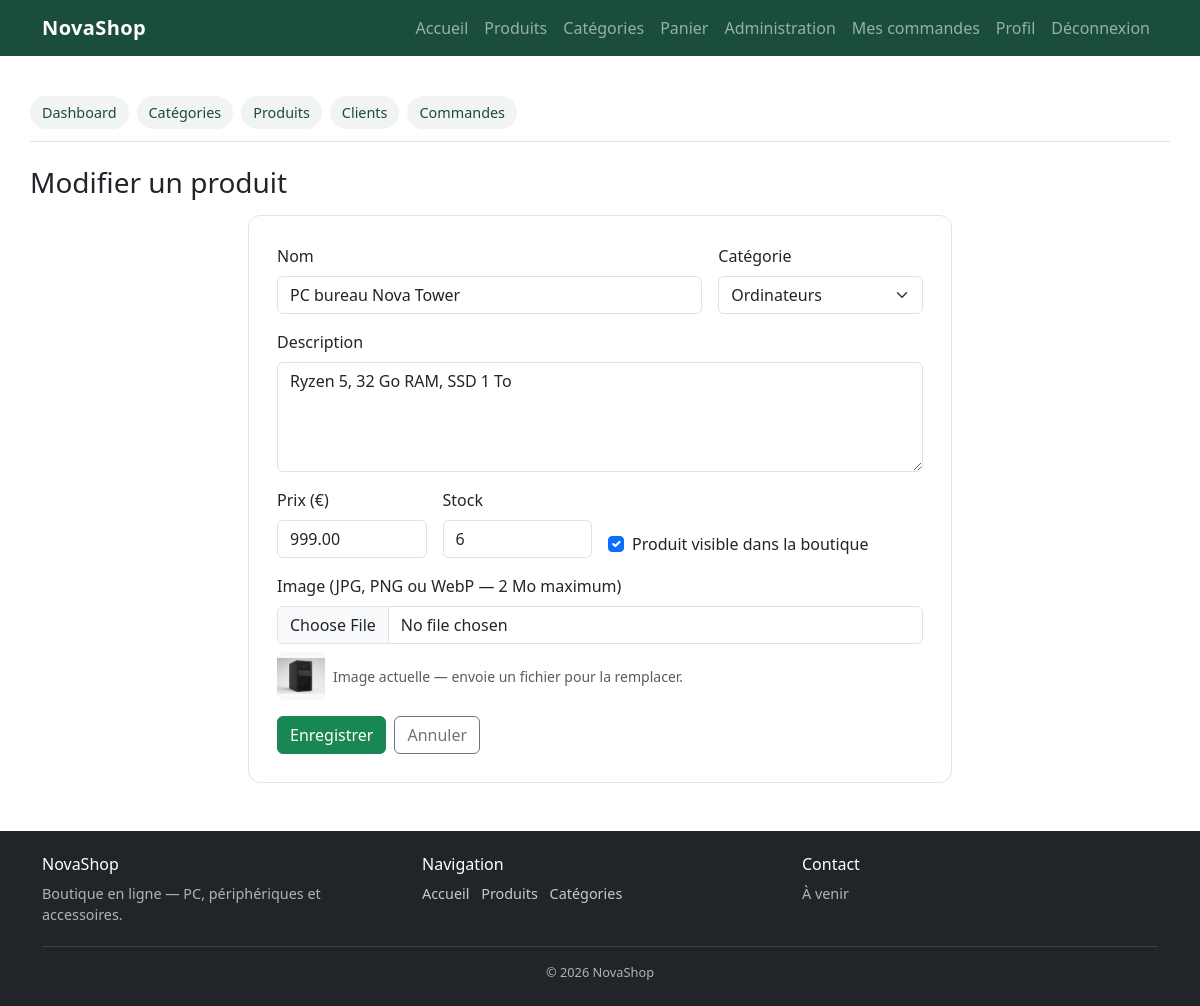
The page /admin/produit-form.php?id=2 (signed in) on the database its author committed.
### tables this page shows
CREATE TABLE products (
    id INT UNSIGNED AUTO_INCREMENT PRIMARY KEY,
    category_id INT UNSIGNED NOT NULL,
    nom VARCHAR(150) NOT NULL,
    description TEXT,
    prix DECIMAL(10, 2) NOT NULL,
    stock INT UNSIGNED NOT NULL DEFAULT 0,
    image VARCHAR(255) DEFAULT NULL,
    actif TINYINT(1) NOT NULL DEFAULT 1,
    CONSTRAINT fk_products_category
        FOREIGN KEY (category_id) REFERENCES categories(id)
        ON UPDATE CASCADE
        ON DELETE RESTRICT
);

CREATE TABLE categories (
    id INT UNSIGNED AUTO_INCREMENT PRIMARY KEY,
    nom VARCHAR(100) NOT NULL,
    description VARCHAR(255) DEFAULT NULL
);

### includes/functions.php (called while the page is built, shortened)
<?php
function e(?string $value): string
{
    return htmlspecialchars($value ?? '', ENT_QUOTES, 'UTF-8');
}

### includes/catalogue.php (called while the page is built, shortened)
<?php
function imageProduit(array $produit): ?string
{
    $image = trim((string) ($produit['image'] ?? ''));
    return $image === '' ? null : BASE_URL . '/public/img/' . $image;
}

### admin/produit-form.php (the view, shortened to what this page needs)
<?php
require_once __DIR__ . '/bootstrap.php';
$id = (int) ($_GET['id'] ?? 0);
$produit = [
    'id' => 0,
    'category_id' => 0,
    'nom' => '',
    'description' => '',
    'prix' => '',
    'stock' => '0',
    'image' => null,
    'actif' => 1,
];
if ($id > 0) {
    $stmt = $pdo->prepare(
        'SELECT id, category_id, nom, description, prix, stock, image, actif
         FROM products WHERE id = ? LIMIT 1'
    );
    $stmt->execute([$id]);
    $trouve = $stmt->fetch();
    $produit = $trouve;
}
$stmt = $pdo->query('SELECT id, nom FROM categories ORDER BY nom');
$categories = $stmt->fetchAll();
$imageActuelle = imageProduit($produit);
$pageTitle = $id > 0 ? 'Modifier un produit' : 'Nouveau produit';
require __DIR__ . '/../includes/header.php';
require __DIR__ . '/nav.php';
?>
<h1 class="h3 mb-3"><?= e($pageTitle) ?></h1>
<div class="auth-card auth-card-wide">
    <form method="post" action="<?= e(ADMIN_URL) ?>/produit-form.php<?= $id > 0 ? '?id=' . e((string) $id) : '' ?>"
          enctype="multipart/form-data">
        <div class="row g-3">
            <div class="col-12 col-md-8">
                <label class="form-label" for="nom">Nom</label>
                <input class="form-control" type="text" id="nom" name="nom" required
                       value="<?= e((string) $produit['nom']) ?>">
            </div>
            <div class="col-12 col-md-4">
                <label class="form-label" for="category_id">Catégorie</label>
                <select class="form-select" id="category_id" name="category_id" required>
                    <?php foreach ($categories as $categorie): ?>
                        <option value="<?= e((string) $categorie['id']) ?>"
                            <?= (int) $produit['category_id'] === (int) $categorie['id'] ? 'selected' : '' ?>>
                            <?= e($categorie['nom']) ?>
                        </option>
                    <?php endforeach; ?>
                </select>
            </div>
            <div class="col-12">
                <label class="form-label" for="description">Description</label>
                <textarea class="form-control" id="description" name="description" rows="4"><?= e((string) $produit['description']) ?></textarea>
            </div>
            <div class="col-6 col-md-3">
                <label class="form-label" for="prix">Prix (€)</label>
                <input class="form-control" type="text" id="prix" name="prix" required
                       value="<?= e((string) $produit['prix']) ?>">
            </div>
            <div class="col-6 col-md-3">
                <label class="form-label" for="stock">Stock</label>
                <input class="form-control" type="number" id="stock" name="stock" min="0"
                       value="<?= e((string) $produit['stock']) ?>">
            </div>
            <div class="col-12 col-md-6 d-flex align-items-end">
                <div class="form-check">
                    <input class="form-check-input" type="checkbox" id="actif" name="actif" value="1"
                        <?= (int) $produit['actif'] === 1 ? 'checked' : '' ?>>
                    <label class="form-check-label" for="actif">Produit visible dans la boutique</label>
                </div>
            </div>
            <div class="col-12">
                <label class="form-label" for="image">Image (JPG, PNG ou WebP — 2 Mo maximum)</label>
                <input class="form-control" type="file" id="image" name="image" accept="image/jpeg,image/png,image/webp">
                <?php if ($imageActuelle !== null): ?>
                    <div class="mt-2 d-flex align-items-center gap-2">
                        <img class="admin-thumb" src="<?= e($imageActuelle) ?>" alt="">
                        <span class="small text-muted">Image actuelle — envoie un fichier pour la remplacer.</span>
                    </div>
                <?php endif; ?>
            </div>
        </div>
        <div class="d-flex gap-2 mt-3">
            <button class="btn btn-success" type="submit">Enregistrer</button>
            <a class="btn btn-outline-secondary" href="<?= e(ADMIN_URL) ?>/produits.php">Annuler</a>
        </div>
    </form>
</div>
<?php require __DIR__ . '/../includes/footer.php'; ?>

### public/css/style.css (style rules this page uses)
.auth-card { max-width: 32rem; margin: 0 auto; border: 1px solid #e4e4e4; border-radius: 0.75rem; padding: 1.25rem; background: #fff; }
.auth-card-wide { max-width: 44rem; }
@media (min-width: 768px) { .auth-card { padding: 1.75rem; } }
.admin-thumb { width: 3rem; height: 3rem; object-fit: contain; background: #f8f9fa; border-radius: 0.35rem; }

### rows shown on the page
products: nom "PC bureau Nova Tower", category_id "Ordinateurs", description "Ryzen 5, 32 Go RAM, SSD 1 To", prix "999.00", stock "6", actif "☑", image (picture)

### other values the page prints
$libelle "Dashboard"
$libelle "Catégories"
$libelle "Produits"
$libelle "Clients"
$libelle "Commandes"
$pageTitle "Modifier un produit"
